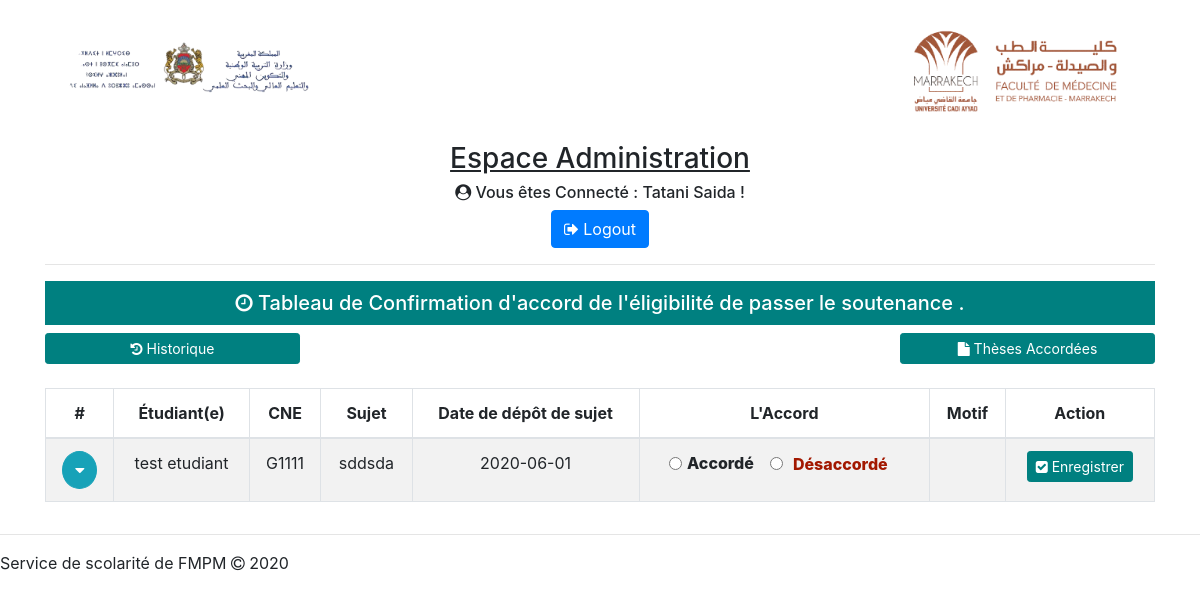
Screenshot of /administration.php (signed in) with the database file from the repository.
### tables this page shows
CREATE TABLE `soutenance` (
  `soutenance_id` int(11) NOT NULL,
  `date_depot_sujet` date NOT NULL,
  `directeur` int(11) NOT NULL,
  `intitule_these` varchar(126) NOT NULL,
  `nature_these` varchar(126) NOT NULL,
  `materiel_d_etude_et_echantillioannage` varchar(255) NOT NULL,
  `duree_d_etude` varchar(100) NOT NULL,
  `lieu_d_etude` varchar(255) NOT NULL,
  `objectif_d_etude` varchar(1024) NOT NULL,
  `mots_cles` varchar(1024) NOT NULL,
  `president` int(11) NOT NULL,
  `jury1` int(11) NOT NULL,
  `jury2` int(11) NOT NULL,
  `jury3` int(11) NOT NULL,
  `jury4` int(11) DEFAULT NULL,
  `etudiant` varchar(15) NOT NULL,
  `creneau` int(11) DEFAULT NULL,
  `etat` tinyint(4) NOT NULL,
  `motif` varchar(600) DEFAULT NULL
);

CREATE TABLE `etudiant` (
  `CNE` varchar(15) NOT NULL,
  `nom` varchar(20) NOT NULL,
  `prenom` varchar(20) NOT NULL,
  `email` varchar(50) NOT NULL,
  `no_apoge` int(11) NOT NULL
);

### administration.php (the view, shortened to what this page needs)
<?php
require_once('database_connect.php');
$query = "SELECT * FROM soutenance WHERE etat = 0 ";
$result = mysqli_query($db, $query);
?>
<!DOCTYPE html>
<html lang="en">
<head>
    <link rel="stylesheet" href="https://cdnjs.cloudflare.com/ajax/libs/twitter-bootstrap/4.5.2/css/bootstrap.min.css">
    <link rel="stylesheet" href="https://stackpath.bootstrapcdn.com/font-awesome/4.7.0/css/font-awesome.min.css" />
    <link rel="stylesheet" href="style.css" />
</head>
<body>
    <header class="backk">
        <div class="container">
            <div class="row">
                <div class="col-md-6">
                    <img style="float: left" src="assets/img/minstere.png" alt="Ministere LOGO" width="50%" />
                </div>
                <div class="col-md-6">
                    <img style="float: right" src="assets/img/FMPM.png" alt="FMPM Logo" width="50%" />
                </div>
            </div>
        </div>
    </header>
    <section>
        <div class="container">
            <div class="row">
                <div class="col-md-12 title">
                    <h3><u>Espace Administration</u></h3>
                    <?php if (isset($_SESSION['num'])) : ?>
                        <h6><i class="fa fa-user-circle" aria-hidden="true"></i>
                            Vous êtes Connecté : <?php echo $_SESSION['nom'] . " " . $_SESSION['prenom'] ?> !</h6>
                        <p><a href="logout.php" class="btn btn-primary" role="button">
                                <i class="fa fa-sign-out" aria-hidden="true"></i> Logout</a></p>
                    <?php endif ?>
                    <hr>
                </div>
            </div>
            <div class="row">
                <div class="col-md-12">
                    <h5 class="crenau">
                        <i class="fa fa-clock-o" aria-hidden="true"></i> Tableau de
                        Confirmation d'accord de l'éligibilité de passer le soutenance .
                    </h5>
                    <div class="row">
                        <div class="col-md-3"> <a class="btn btn-success btn-block btn-sm" href="historique.php?who=4" role="button">
                                <i class="fa fa-history" aria-hidden="true"></i> Historique</a> </div>
                        <div class="col-md-6"></div>
                        <div class="col-md-3"> <a class="btn btn-success btn-block btn-sm" href="soutenances.php" role="button">
                                <i class="fa fa-file" aria-hidden="true"></i> Thèses Accordées</a> </div>
                    </div>
                    <br />
                    <table class="table table-hover table-striped table-bordered myTable table-responsive-xl">
                        <thead>
                            <tr>
                                <th>#</th>
                                <th>Étudiant(e)</th>
                                <th>CNE</th>
                                <th>Sujet</th>
                                <th>Date de dépôt de sujet</th>
                                <th>L'Accord</th>
                                <th>Motif</th>
                                <th>Action</th>
                            </tr>
                        </thead>
                        <tbody role="tablist" id="accordion-1">
                            <?php
                            while ($row = $result->fetch_assoc()) {
                            ?>
                                <tr id="row_<?php echo $row['soutenance_id'] ?>" role="tab">
                                    <td>
                                        <a data-toggle="collapse" aria-expanded="true" aria-controls="accordion-1 .item-<?php echo $row['soutenance_id'] ?>" class="btn btn-info rounded-circle" href="#accordion-1 .item-<?php echo $row['soutenance_id'] ?>">
                                            <i class="fa menu-item"></i></a>
                                    </td>
                                    <td>
                                        <?php
                                        $cne = $row['etudiant'];
                                        $etu = "SELECT * FROM etudiant WHERE CNE = '$cne' ";
                                        $res = mysqli_query($db, $etu);
                                        while ($row1 = $res->fetch_assoc()) {
                                            echo $row1['nom'] . " " . $row1['prenom'];
                                        } ?>
                                    </td>
                                    <td> <?php echo $row['etudiant']; ?>
                                    </td>
                                    <td>
                                        <?php echo $row['intitule_these']; ?>
                                    </td>
                                    <td> <?php echo $row['date_depot_sujet']; ?></td>
                                    <td>
                                        <div class="form-check form-check-inline">
                                            <input class="form-check-input" type="radio" name="radio_<?php echo $row['soutenance_id'] ?>" value="1" onChange="getIfYesOrNon(this.value,<?php echo $row['soutenance_id'] ?>)">
                                            <label class="form-check-label" for="inlineRadio1">Accordé</label>
                                        </div>
                                        <div class="form-check form-check-inline">
                                            <span id="bla">
                                                <input class="form-check-input" type="radio" name="radio_<?php echo $row['soutenance_id'] ?>" value="2" onChange="getIfYesOrNon(this.value,<?php echo $row['soutenance_id'] ?>)">
                                                <label class="form-check-label" for="inlineRadio2">Désaccordé</label></span>
                                        </div>
                                    </td>
                                    <td>
                                    </td>
                                    <td>
                                        <button class="btn btn-success btn-sm" onclick="enregister(<?php echo $row['soutenance_id'] ?>,<?php echo $row['etat'] ?>)">
                                            <i class="fa fa-check-square" aria-hidden="true"></i>
                                            Enregistrer
                                        </button>
                                    </td>
                                </tr>
                            <?php
                            } ?>
                        </tbody>
                    </table>
                </div>
            </div>
        </div>
    </section>
    <hr />
    <footer>
        <p>
            Service de scolarité de FMPM
            <i class="fa fa-copyright" aria-hidden="true"></i> 2020
        </p>
    </footer>
</body>
</html>

### style.css (style rules this page uses)
.title { text-align: center; }
label { font-weight: 800; }
span { color: rgb(162, 24, 0); }
.crenau { text-align: center; background-color: teal; color: white; padding: 10px; }
.btn-success { background-color: teal; color: white; border-color: teal; }
.myTable { text-align: center; }

### rows the page displays
soutenance: etudiant "G1111", intitule_these "sddsda", date_depot_sujet "2020-06-01"
etudiant: nom "test", prenom "etudiant"

### other values shown
$_SESSION['nom'] "Tatani"
$_SESSION['prenom'] "Saida"
